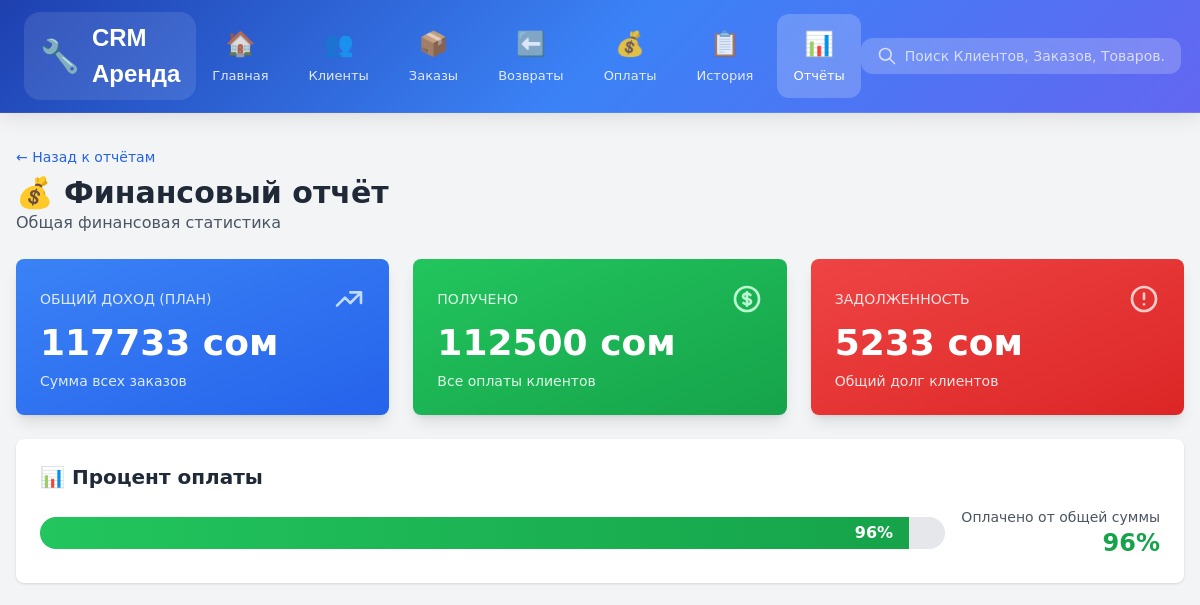
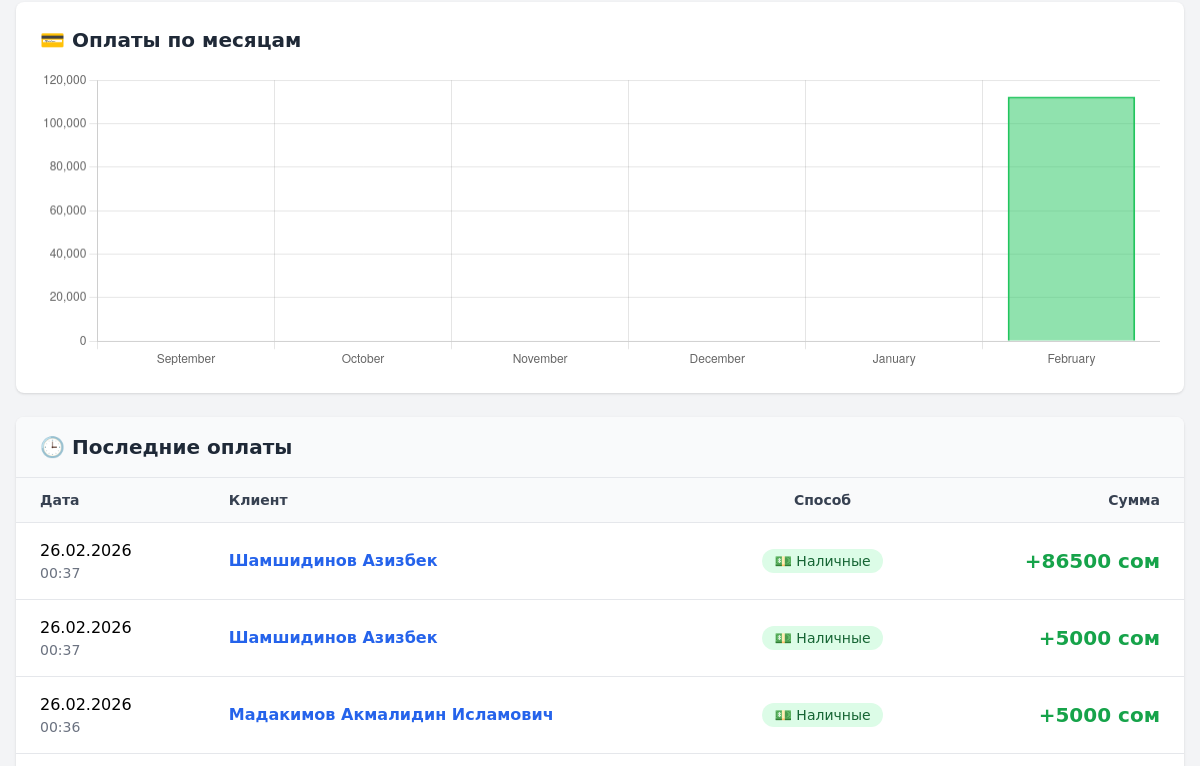
Page /reports/financial/ (upper part) on the earlier database version (2 pictures, top to bottom).
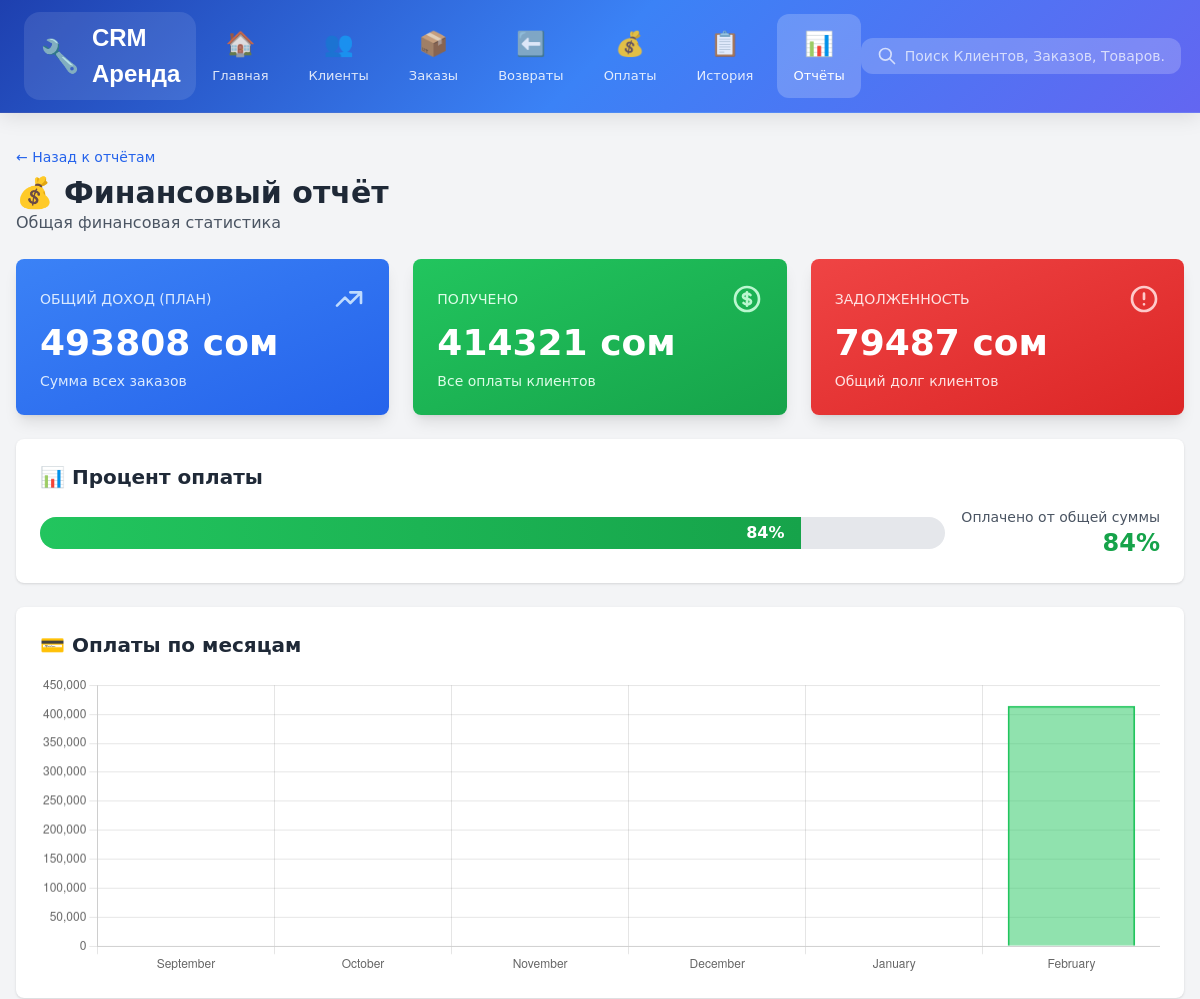
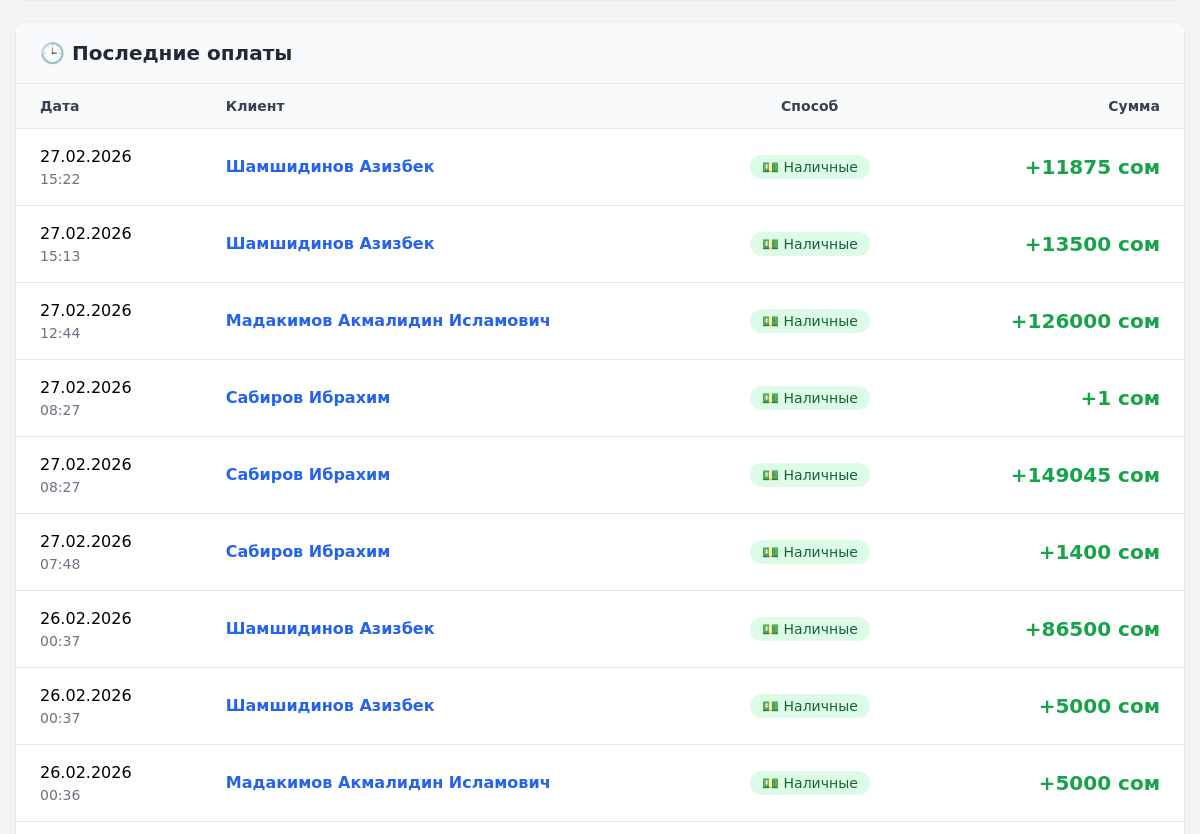
Same page on the later database version (2 pictures, top to bottom).
### apps/rental/models.py (models this page shows, shortened)
class Payment(models.Model):
    PAYMENT_METHOD_CHOICES = [
        ('cash', 'Наличные'),
        ('card', 'Карта'),
        ('transfer', 'Перевод'),
        ('credit', 'Зачёт аванса'),
    ]
    client = models.ForeignKey(Client, on_delete=models.CASCADE, related_name='payments', verbose_name='Клиент')
    amount = models.DecimalField('Сумма', max_digits=10, decimal_places=2)
    payment_date = models.DateTimeField('Дата оплаты', default=timezone.now)
    payment_method = models.CharField('Способ оплаты', max_length=20, choices=PAYMENT_METHOD_CHOICES, default='cash')
    notes = models.TextField('Примечания', blank=True)
    created_at = models.DateTimeField('Создано', auto_now_add=True)
    class Meta:
        verbose_name = 'Оплата'
        verbose_name_plural = 'Оплаты'
        ordering = ['-payment_date']

### apps/clients/models.py (models this page shows, shortened)
class Client(models.Model):
    last_name = models.CharField('Фамилия', max_length=100)
    first_name = models.CharField('Имя', max_length=100)
    middle_name = models.CharField('Отчество', max_length=100, blank=True)
    passport_front = models.ImageField('Паспорт (лицевая)', upload_to=passport_front_path)
    passport_back = models.ImageField('Паспорт (обратная)', upload_to=passport_back_path)
    telegram_id = models.CharField(max_length=50, blank=True, null=True, verbose_name='Telegram ID')
    created_at = models.DateTimeField('Дата регистрации', auto_now_add=True)
    updated_at = models.DateTimeField('Дата обновления', auto_now=True)
    class Meta:
        verbose_name = 'Клиент'
        verbose_name_plural = 'Клиенты'
        ordering = ['-created_at']
    def get_full_name(self):
        return f"{self.last_name} {self.first_name} {self.middle_name}".strip()
    def get_total_paid(self):
        total = self.payments.aggregate(total=Sum('amount'))['total']
        return float(total or 0)
    def get_total_debt(self):
        total = 0
        for order in self.rental_orders.all():
            total += float(order.get_current_total())
        return total
    def get_wallet_balance(self):
        return self.get_total_paid() - self.get_total_debt()
    def get_debt(self):
        balance = self.get_wallet_balance()
        return abs(balance) if balance < 0 else 0

### apps/main/reports_views.py (the view)
# urls.py: path('reports/financial/', reports_views.reports_financial, name='reports_financial'),
def reports_financial(request):
    total_income = 0
    for order in RentalOrder.objects.all():
        total_income += order.get_current_total()
    total_paid = Payment.objects.aggregate(total=Sum('amount'))['total'] or 0
    total_debt = 0
    for client in Client.objects.all():
        total_debt += client.get_debt()
    today = timezone.now()
    payments_monthly = []
    for i in range(5, -1, -1):
        month_date = today - timedelta(days=30*i)
        start_date = month_date.replace(day=1, hour=0, minute=0, second=0, microsecond=0)
        last_day = calendar.monthrange(start_date.year, start_date.month)[1]
        end_date = start_date.replace(day=last_day, hour=23, minute=59, second=59)
        payments = Payment.objects.filter(payment_date__range=[start_date, end_date])
        total = payments.aggregate(total=Sum('amount'))['total'] or 0
        payments_monthly.append({
            'month': start_date.strftime('%B'),
            'total': int(total),
        })
    recent_payments = Payment.objects.select_related('client').order_by('-payment_date')[:20]
    context = {
        'total_income': int(total_income),
        'total_paid': int(total_paid),
        'total_debt': int(total_debt),
        'payments_monthly': payments_monthly,
        'recent_payments': recent_payments,
    }
    return render(request, 'reports/financial.html', context)

### apps/company/models.py (called while the page is built)
    @classmethod
    def get_company(cls):
        company, created = cls.objects.get_or_create(
            pk=1,
            defaults={
                'company_name': 'Моя компания',
                'currency': 'сом',
            }
        )
        return company

### apps/main/context_processors.py (called while the page is built)
def company_context(request):
    from apps.company.models import CompanyProfile
    company = CompanyProfile.get_company()
    return {
        'company': company,
    }

### apps/rental/models.py (called while the page is built)
    def get_current_total(self):
        total = Decimal('0')
        for item in self.items.all():
            total += item.get_actual_cost()
        return total

### templates/reports/financial.html (shortened to what the changed rows need)
{% extends 'base.html' %}
{% block content %}
<div class="space-y-6">
    <div>
        <h1 class="text-3xl font-bold text-gray-800">💰 Финансовый отчёт</h1>
    </div>
    <div class="grid grid-cols-3 gap-6">
        <div class="bg-gradient-to-br from-blue-500 to-blue-600 text-white rounded-lg shadow-lg p-6">
            <div class="flex items-center justify-between mb-2">
                <p class="text-blue-100 text-sm uppercase">Общий доход (план)</p>
                <svg class="w-8 h-8 text-blue-200" fill="none" stroke="currentColor" viewBox="0 0 24 24">
                    <path stroke-linecap="round" stroke-linejoin="round" stroke-width="2" d="M13 7h8m0 0v8m0-8l-8 8-4-4-6 6"/>
                </svg>
            </div>
            <p class="text-4xl font-bold">{{ total_income|floatformat:0 }} сом</p>
            <p class="text-blue-100 text-sm mt-2">Сумма всех заказов</p>
        </div>
        <div class="bg-gradient-to-br from-green-500 to-green-600 text-white rounded-lg shadow-lg p-6">
            <div class="flex items-center justify-between mb-2">
                <p class="text-green-100 text-sm uppercase">Получено</p>
            </div>
            <p class="text-4xl font-bold">{{ total_paid|floatformat:0 }} сом</p>
            <p class="text-green-100 text-sm mt-2">Все оплаты клиентов</p>
        </div>
        <div class="bg-gradient-to-br from-red-500 to-red-600 text-white rounded-lg shadow-lg p-6">
            <div class="flex items-center justify-between mb-2">
                <p class="text-red-100 text-sm uppercase">Задолженность</p>
                <svg class="w-8 h-8 text-red-200" fill="none" stroke="currentColor" viewBox="0 0 24 24">
                    <path stroke-linecap="round" stroke-linejoin="round" stroke-width="2" d="M12 8v4m0 4h.01M21 12a9 9 0 11-18 0 9 9 0 0118 0z"/>
                </svg>
            </div>
            <p class="text-4xl font-bold">{{ total_debt|floatformat:0 }} сом</p>
            <p class="text-red-100 text-sm mt-2">Общий долг клиентов</p>
        </div>
    </div>
    <div class="bg-white rounded-lg shadow p-6">
        <h2 class="text-xl font-bold text-gray-800 mb-4">📊 Процент оплаты</h2>
        <div class="flex items-center gap-4">
            <div class="flex-1 bg-gray-200 rounded-full h-8 overflow-hidden">
                <div class="bg-gradient-to-r from-green-500 to-green-600 h-full flex items-center justify-end px-4 text-white font-bold"
                     style="width: {% if total_income > 0 %}{% widthratio total_paid total_income 100 %}%{% else %}0%{% endif %}">
                    {% if total_income > 0 %}
                        {% widthratio total_paid total_income 100 %}%
                    {% else %}
                        0%
                    {% endif %}
                </div>
            </div>
            <div class="text-right">
                <p class="text-sm text-gray-600">Оплачено от общей суммы</p>
                <p class="text-2xl font-bold text-green-600">
                    {% if total_income > 0 %}
                        {% widthratio total_paid total_income 100 %}%
                    {% else %}
                        0%
                    {% endif %}
                </p>
            </div>
        </div>
    </div>
    <div class="bg-white rounded-lg shadow p-6">
        <h2 class="text-xl font-bold text-gray-800 mb-4">💳 Оплаты по месяцам</h2>
        <canvas id="paymentsChart" height="80"></canvas>
    </div>
    <div class="bg-white rounded-lg shadow overflow-hidden">
        <div class="px-6 py-4 bg-gray-50 border-b">
            <h2 class="text-xl font-bold text-gray-800">🕒 Последние оплаты</h2>
        </div>
        <table class="w-full">
            <thead class="bg-gray-50 border-b">
                <tr>
                    <th class="px-6 py-3 text-left text-sm font-semibold text-gray-700">Дата</th>
                    <th class="px-6 py-3 text-left text-sm font-semibold text-gray-700">Клиент</th>
                    <th class="px-6 py-3 text-center text-sm font-semibold text-gray-700">Способ</th>
                    <th class="px-6 py-3 text-right text-sm font-semibold text-gray-700">Сумма</th>
                </tr>
            </thead>
            <tbody class="divide-y">
                {% for payment in recent_payments %}
                <tr class="hover:bg-gray-50">
                    <td class="px-6 py-4">
                        <p class="font-medium">{{ payment.payment_date|date:"d.m.Y" }}</p>
                        <p class="text-sm text-gray-500">{{ payment.payment_date|date:"H:i" }}</p>
                    </td>
                    <td class="px-6 py-4">
                        <a href="/clients/{{ payment.client.id }}/" class="font-semibold text-blue-600 hover:underline">
                            {{ payment.client.get_full_name }}
                        </a>
                    </td>
                    <td class="px-6 py-4 text-center">
                        {% if payment.payment_method == 'cash' %}
                            <span class="px-3 py-1 bg-green-100 text-green-800 rounded-full text-sm">💵 Наличные</span>
                        {% elif payment.payment_method == 'card' %}
                            <span class="px-3 py-1 bg-blue-100 text-blue-800 rounded-full text-sm">💳 Карта</span>
                        {% else %}
                            <span class="px-3 py-1 bg-purple-100 text-purple-800 rounded-full text-sm">🏦 Перевод</span>
                        {% endif %}
                    </td>
                    <td class="px-6 py-4 text-right">
                        <span class="text-xl font-bold text-green-600">+{{ payment.amount|floatformat:0 }} сом</span>
                    </td>
                </tr>
                {% empty %}
                <tr>
                    <td colspan="4" class="px-6 py-8 text-center text-gray-500">
                        Оплат пока нет
                    </td>
                </tr>
                {% endfor %}
            </tbody>
        </table>
    </div>
</div>
<script>
const ctx = document.getElementById('paymentsChart');
new Chart(ctx, {
    type: 'bar',
    data: {
        labels: [
            {% for month in payments_monthly %}'{{ month.month }}'{% if not forloop.last %},{% endif %}{% endfor %}
        ],
        datasets: [{
            label: 'Оплаты (сом)',
            data: [{% for month in payments_monthly %}{{ month.total }}{% if not forloop.last %},{% endif %}{% endfor %}],
            backgroundColor: 'rgba(34, 197, 94, 0.5)',
            borderColor: 'rgb(34, 197, 94)',
            borderWidth: 2
        }]
    },
    options: {
        responsive: true,
        plugins: {
            legend: { display: false }
        },
        scales: {
            y: { beginAtZero: true }
        }
    }
});
</script>
{% endblock %}

Differences in the rows shown:
added Payment: payment_date "27.02.2026", payment_date "15:22", client.get_full_name "Шамшидинов Азизбек", payment_method "💵 Наличные", amount "11875"
added Payment: payment_date "27.02.2026", payment_date "15:13", client.get_full_name "Шамшидинов Азизбек", payment_method "💵 Наличные", amount "13500"
added Payment: payment_date "27.02.2026", payment_date "12:44", client.get_full_name "Мадакимов Акмалидин Исламович", payment_method "💵 Наличные", amount "126000"
added Payment: payment_date "27.02.2026", payment_date "08:27", client.get_full_name "Сабиров Ибрахим", payment_method "💵 Наличные", amount "1"
added Payment: payment_date "27.02.2026", payment_date "08:27", client.get_full_name "Сабиров Ибрахим", payment_method "💵 Наличные", amount "149045"
added Payment: payment_date "27.02.2026", payment_date "07:48", client.get_full_name "Сабиров Ибрахим", payment_method "💵 Наличные", amount "1400"
Other differences:
{{ total_income|floatformat:0 }}: "117733" → "493808"
{{ total_paid|floatformat:0 }}: "112500" → "414321"
{{ total_debt|floatformat:0 }}: "5233" → "79487"
chart data {{ month.total }}: 0, 0, 0, 0, 0, 112500 → 0, 0, 0, 0, 0, 414321
text no longer shown: "96 96"
text now shown: "84 84"
